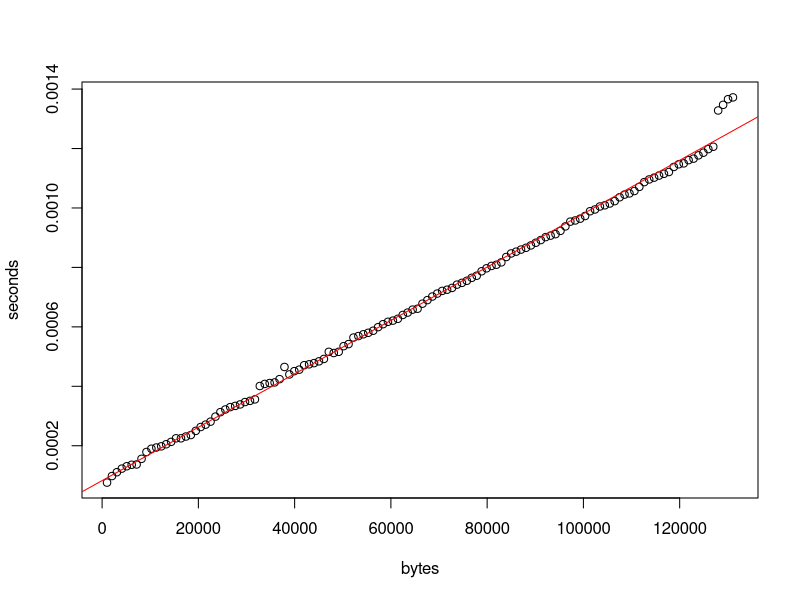

R code for this plot:
rm(list=ls())

data <- read.csv('./pingpong_out.txt')
data
summary(data)

x <- data[,1]
y <- data[,2]

line <- lsfit(x,y,intercept=TRUE)
line
latency <- coef(line)[1]
latency
slope <- coef(line)[2]
slope
bandwidth <- 1/slope
bandwidth

plot(
	x,y,
	xlab="bytes", ylab="seconds")
abline(line, col="red")
